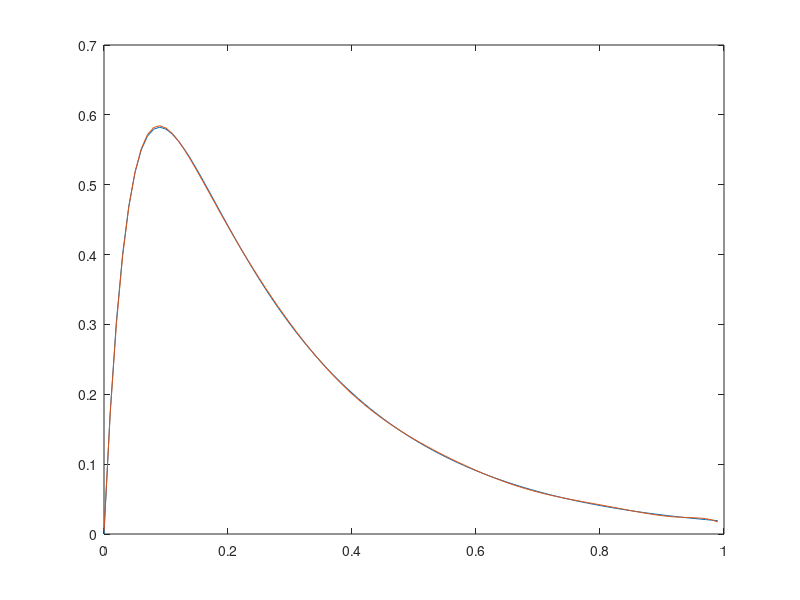

This chart was generated by the following MATLAB code:

clearvars
% close all

fx = @ (x, b, g) exp(-b * x) .* (1 - exp(-g * x));

fs = 100;
T  = 1;
N  = fs * T;
t  = 0:1/fs:T-1/fs;
b  = 4;
g  = 20;

f = fx(t,b,g);

c = polyfit(t, f, 10);
p = polyval(c, t);

figure('WindowStyle','docked')

plot(t, f); hold on;
plot(t, p);

